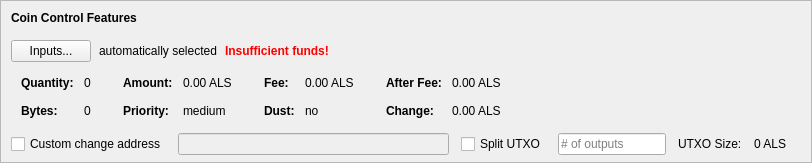
    <widget class="QFrame" name="frameCoinControl">
     <property name="sizePolicy">
      <sizepolicy hsizetype="Expanding" vsizetype="Expanding">
       <horstretch>0</horstretch>
       <verstretch>0</verstretch>
      </sizepolicy>
     </property>
     <property name="maximumSize">
      <size>
       <width>16777215</width>
       <height>16777215</height>
      </size>
     </property>
     <property name="frameShape">
      <enum>QFrame::StyledPanel</enum>
     </property>
     <property name="frameShadow">
      <enum>QFrame::Sunken</enum>
     </property>
     <layout class="QVBoxLayout" name="verticalLayoutCoinControl2">
      <property name="spacing">
       <number>0</number>
      </property>
      <property name="leftMargin">
       <number>0</number>
      </property>
      <property name="topMargin">
       <number>0</number>
      </property>
      <property name="rightMargin">
       <number>0</number>
      </property>
      <property name="bottomMargin">
       <number>6</number>
      </property>
      <item>
       <layout class="QVBoxLayout" name="verticalLayoutCoinControl" stretch="0,0,0,0,1">
        <property name="spacing">
         <number>0</number>
        </property>
        <property name="leftMargin">
         <number>10</number>
        </property>
        <property name="topMargin">
         <number>10</number>
        </property>
        <item>
         <layout class="QHBoxLayout" name="horizontalLayoutCoinControl1">
          <property name="bottomMargin">
           <number>15</number>
          </property>
          <item>
           <widget class="QLabel" name="labelCoinControlFeatures">
            <property name="sizePolicy">
             <sizepolicy hsizetype="Preferred" vsizetype="Maximum">
              <horstretch>0</horstretch>
              <verstretch>0</verstretch>
             </sizepolicy>
            </property>
            <property name="font">
             <font>
              <weight>75</weight>
              <bold>true</bold>
             </font>
            </property>
            <property name="styleSheet">
             <string notr="true">font-weight:bold;</string>
            </property>
            <property name="text">
             <string>Coin Control Features</string>
            </property>
           </widget>
          </item>
         </layout>
        </item>
        <item>
         <layout class="QHBoxLayout" name="horizontalLayoutCoinControl2" stretch="0,0,0,0">
          <property name="spacing">
           <number>8</number>
          </property>
          <property name="bottomMargin">
           <number>10</number>
          </property>
          <item>
           <widget class="QPushButton" name="pushButtonCoinControl">
            <property name="styleSheet">
             <string notr="true"/>
            </property>
            <property name="text">
             <string>Inputs...</string>
            </property>
            <property name="autoDefault">
             <bool>false</bool>
            </property>
           </widget>
          </item>
          <item>
           <widget class="QLabel" name="labelCoinControlAutomaticallySelected">
            <property name="text">
             <string>automatically selected</string>
            </property>
            <property name="margin">
             <number>5</number>
            </property>
           </widget>
          </item>
          <item>
           <widget class="QLabel" name="labelCoinControlInsuffFunds">
            <property name="font">
             <font>
              <weight>75</weight>
              <bold>true</bold>
             </font>
            </property>
            <property name="styleSheet">
             <string notr="true">color:red;font-weight:bold;</string>
            </property>
            <property name="text">
             <string>Insufficient funds!</string>
            </property>
            <property name="margin">
             <number>5</number>
            </property>
           </widget>
          </item>
          <item>
           <spacer name="horizontalSpacerCoinControl">
            <property name="orientation">
             <enum>Qt::Horizontal</enum>
            </property>
            <property name="sizeHint" stdset="0">
             <size>
              <width>40</width>
              <height>1</height>
             </size>
            </property>
           </spacer>
          </item>
         </layout>
        </item>
        <item>
         <widget class="QWidget" name="widgetCoinControl" native="true">
          <property name="sizePolicy">
           <sizepolicy hsizetype="Preferred" vsizetype="Preferred">
            <horstretch>0</horstretch>
            <verstretch>0</verstretch>
           </sizepolicy>
          </property>
          <property name="minimumSize">
           <size>
            <width>0</width>
            <height>0</height>
           </size>
          </property>
          <property name="styleSheet">
           <string notr="true"/>
          </property>
          <layout class="QHBoxLayout" name="horizontalLayoutCoinControl5">
           <property name="leftMargin">
            <number>0</number>
           </property>
           <property name="topMargin">
            <number>0</number>
           </property>
           <property name="rightMargin">
            <number>0</number>
           </property>
           <property name="bottomMargin">
            <number>0</number>
           </property>
           <item>
            <layout class="QHBoxLayout" name="horizontalLayoutCoinControl3" stretch="0,0,0,1">
             <property name="spacing">
              <number>20</number>
             </property>
             <property name="topMargin">
              <number>0</number>
             </property>
             <property name="bottomMargin">
              <number>10</number>
             </property>
             <item>
              <layout class="QFormLayout" name="formLayoutCoinControl1">
               <property name="horizontalSpacing">
                <number>10</number>
               </property>
               <property name="verticalSpacing">
                <number>14</number>
               </property>
               <property name="leftMargin">
                <number>10</number>
               </property>
               <property name="topMargin">
                <number>4</number>
               </property>
               <property name="rightMargin">
                <number>6</number>
               </property>
               <item row="0" column="0">
                <widget class="QLabel" name="labelCoinControlQuantityText">
                 <property name="font">
                  <font>
                   <weight>75</weight>
                   <bold>true</bold>
                  </font>
                 </property>
                 <property name="text">
                  <string>Quantity:</string>
                 </property>
                 <property name="margin">
                  <number>0</number>
                 </property>
                </widget>
               </item>
               <item row="0" column="1">
                <widget class="QLabel" name="labelCoinControlQuantity">
                 <property name="cursor">
                  <cursorShape>IBeamCursor</cursorShape>
                 </property>
                 <property name="contextMenuPolicy">
                  <enum>Qt::ActionsContextMenu</enum>
                 </property>
                 <property name="text">
                  <string notr="true">0</string>
                 </property>
                 <property name="margin">
                  <number>0</number>
                 </property>
                 <property name="textInteractionFlags">
                  <set>Qt::LinksAccessibleByMouse|Qt::TextSelectableByKeyboard|Qt::TextSelectableByMouse</set>
                 </property>
                </widget>
               </item>
               <item row="1" column="0">
                <widget class="QLabel" name="labelCoinControlBytesText">
                 <property name="font">
                  <font>
                   <weight>75</weight>
                   <bold>true</bold>
                  </font>
                 </property>
                 <property name="text">
                  <string>Bytes:</string>
                 </property>
                </widget>
               </item>
               <item row="1" column="1">
                <widget class="QLabel" name="labelCoinControlBytes">
                 <property name="cursor">
                  <cursorShape>IBeamCursor</cursorShape>
                 </property>
                 <property name="contextMenuPolicy">
                  <enum>Qt::ActionsContextMenu</enum>
                 </property>
                 <property name="text">
                  <string notr="true">0</string>
                 </property>
                 <property name="textInteractionFlags">
                  <set>Qt::LinksAccessibleByMouse|Qt::TextSelectableByKeyboard|Qt::TextSelectableByMouse</set>
                 </property>
                </widget>
               </item>
              </layout>
             </item>
             <item>
              <layout class="QFormLayout" name="formLayoutCoinControl2">
               <property name="horizontalSpacing">
                <number>10</number>
               </property>
               <property name="verticalSpacing">
                <number>14</number>
               </property>
               <property name="leftMargin">
                <number>6</number>
               </property>
               <property name="topMargin">
                <number>4</number>
               </property>
               <property name="rightMargin">
                <number>6</number>
               </property>
               <item row="0" column="0">
                <widget class="QLabel" name="labelCoinControlAmountText">
                 <property name="font">
                  <font>
                   <weight>75</weight>
                   <bold>true</bold>
                  </font>
                 </property>
                 <property name="text">
                  <string>Amount:</string>
                 </property>
                 <property name="margin">
                  <number>0</number>
                 </property>
                </widget>
               </item>
               <item row="0" column="1">
                <widget class="QLabel" name="labelCoinControlAmount">
                 <property name="cursor">
                  <cursorShape>IBeamCursor</cursorShape>
                 </property>
                 <property name="contextMenuPolicy">
                  <enum>Qt::ActionsContextMenu</enum>
                 </property>
                 <property name="text">
                  <string notr="true">0.00 ALS</string>
                 </property>
                 <property name="textInteractionFlags">
                  <set>Qt::LinksAccessibleByMouse|Qt::TextSelectableByKeyboard|Qt::TextSelectableByMouse</set>
                 </property>
                </widget>
               </item>
               <item row="1" column="0">
                <widget class="QLabel" name="labelCoinControlPriorityText">
                 <property name="font">
                  <font>
                   <weight>75</weight>
                   <bold>true</bold>
                  </font>
                 </property>
                 <property name="text">
                  <string>Priority:</string>
                 </property>
                </widget>
               </item>
               <item row="1" column="1">
                <widget class="QLabel" name="labelCoinControlPriority">
                 <property name="cursor">
                  <cursorShape>IBeamCursor</cursorShape>
                 </property>
                 <property name="contextMenuPolicy">
                  <enum>Qt::ActionsContextMenu</enum>
                 </property>
                 <property name="text">
                  <string>medium</string>
                 </property>
                 <property name="textInteractionFlags">
                  <set>Qt::LinksAccessibleByMouse|Qt::TextSelectableByKeyboard|Qt::TextSelectableByMouse</set>
                 </property>
                </widget>
               </item>
              </layout>
             </item>
             <item>
              <layout class="QFormLayout" name="formLayoutCoinControl3">
               <property name="horizontalSpacing">
                <number>10</number>
               </property>
               <property name="verticalSpacing">
                <number>14</number>
               </property>
               <property name="leftMargin">
                <number>6</number>
               </property>
               <property name="topMargin">
                <number>4</number>
               </property>
               <property name="rightMargin">
                <number>6</number>
               </property>
               <item row="0" column="0">
                <widget class="QLabel" name="labelCoinControlFeeText">
                 <property name="font">
                  <font>
                   <weight>75</weight>
                   <bold>true</bold>
                  </font>
                 </property>
                 <property name="text">
                  <string>Fee:</string>
                 </property>
                 <property name="margin">
                  <number>0</number>
                 </property>
                </widget>
               </item>
               <item row="0" column="1">
                <widget class="QLabel" name="labelCoinControlFee">
                 <property name="cursor">
                  <cursorShape>IBeamCursor</cursorShape>
                 </property>
                 <property name="contextMenuPolicy">
                  <enum>Qt::ActionsContextMenu</enum>
                 </property>
                 <property name="text">
                  <string notr="true">0.00 ALS</string>
                 </property>
                 <property name="textInteractionFlags">
                  <set>Qt::LinksAccessibleByMouse|Qt::TextSelectableByKeyboard|Qt::TextSelectableByMouse</set>
                 </property>
                </widget>
               </item>
               <item row="1" column="0">
                <widget class="QLabel" name="labelCoinControlLowOutputText">
                 <property name="font">
                  <font>
                   <weight>75</weight>
                   <bold>true</bold>
                  </font>
                 </property>
                 <property name="text">
                  <string>Dust:</string>
                 </property>
                </widget>
               </item>
               <item row="1" column="1">
                <widget class="QLabel" name="labelCoinControlLowOutput">
                 <property name="cursor">
                  <cursorShape>IBeamCursor</cursorShape>
                 </property>
                 <property name="contextMenuPolicy">
                  <enum>Qt::ActionsContextMenu</enum>
                 </property>
                 <property name="text">
                  <string>no</string>
                 </property>
                 <property name="textInteractionFlags">
                  <set>Qt::LinksAccessibleByMouse|Qt::TextSelectableByKeyboard|Qt::TextSelectableByMouse</set>
                 </property>
                </widget>
               </item>
              </layout>
             </item>
             <item>
              <layout class="QFormLayout" name="formLayoutCoinControl4">
               <property name="horizontalSpacing">
                <number>10</number>
               </property>
               <property name="verticalSpacing">
                <number>14</number>
               </property>
               <property name="leftMargin">
                <number>6</number>
               </property>
               <property name="topMargin">
                <number>4</number>
               </property>
               <property name="rightMargin">
                <number>6</number>
               </property>
               <item row="0" column="0">
                <widget class="QLabel" name="labelCoinControlAfterFeeText">
                 <property name="font">
                  <font>
                   <weight>75</weight>
                   <bold>true</bold>
                  </font>
                 </property>
                 <property name="text">
                  <string>After Fee:</string>
                 </property>
                 <property name="margin">
                  <number>0</number>
                 </property>
                </widget>
               </item>
               <item row="0" column="1">
                <widget class="QLabel" name="labelCoinControlAfterFee">
                 <property name="cursor">
                  <cursorShape>IBeamCursor</cursorShape>
                 </property>
                 <property name="contextMenuPolicy">
                  <enum>Qt::ActionsContextMenu</enum>
                 </property>
                 <property name="text">
                  <string notr="true">0.00 ALS</string>
                 </property>
                 <property name="textInteractionFlags">
                  <set>Qt::LinksAccessibleByMouse|Qt::TextSelectableByKeyboard|Qt::TextSelectableByMouse</set>
                 </property>
                </widget>
               </item>
               <item row="1" column="0">
                <widget class="QLabel" name="labelCoinControlChangeText">
                 <property name="font">
                  <font>
                   <weight>75</weight>
                   <bold>true</bold>
                  </font>
                 </property>
                 <property name="text">
                  <string>Change:</string>
                 </property>
                </widget>
               </item>
               <item row="1" column="1">
                <widget class="QLabel" name="labelCoinControlChange">
                 <property name="cursor">
                  <cursorShape>IBeamCursor</cursorShape>
                 </property>
                 <property name="contextMenuPolicy">
                  <enum>Qt::ActionsContextMenu</enum>
                 </property>
                 <property name="text">
                  <string notr="true">0.00 ALS</string>
                 </property>
                 <property name="textInteractionFlags">
                  <set>Qt::LinksAccessibleByMouse|Qt::TextSelectableByKeyboard|Qt::TextSelectableByMouse</set>
                 </property>
                </widget>
               </item>
              </layout>
             </item>
            </layout>
           </item>
          </layout>
         </widget>
        </item>
        <item>
         <layout class="QHBoxLayout" name="horizontalLayoutCoinControl4" stretch="0,0,0,0,0,0,0">
          <property name="spacing">
           <number>12</number>
          </property>
          <property name="sizeConstraint">
           <enum>QLayout::SetDefaultConstraint</enum>
          </property>
          <property name="topMargin">
           <number>5</number>
          </property>
          <property name="rightMargin">
           <number>5</number>
          </property>
          <item>
           <widget class="QCheckBox" name="checkBoxCoinControlChange">
            <property name="toolTip">
             <string>If this is activated, but the change address is empty or invalid, change will be sent to a newly generated address.</string>
            </property>
            <property name="text">
             <string>Custom change address</string>
            </property>
           </widget>
          </item>
          <item>
           <widget class="QValidatedLineEdit" name="lineEditCoinControlChange">
            <property name="enabled">
             <bool>false</bool>
            </property>
            <property name="sizePolicy">
             <sizepolicy hsizetype="Expanding" vsizetype="Fixed">
              <horstretch>0</horstretch>
              <verstretch>0</verstretch>
             </sizepolicy>
            </property>
           </widget>
          </item>
          <item>
           <widget class="QCheckBox" name="splitBlockCheckBox">
            <property name="text">
             <string>Split UTXO</string>
            </property>
           </widget>
          </item>
          <item>
           <widget class="QLineEdit" name="splitBlockLineEdit">
            <property name="sizePolicy">
             <sizepolicy hsizetype="Fixed" vsizetype="Fixed">
              <horstretch>50</horstretch>
              <verstretch>0</verstretch>
             </sizepolicy>
            </property>
            <property name="placeholderText">
             <string># of outputs</string>
            </property>
           </widget>
          </item>
          <item>
           <widget class="QLabel" name="labelBlockSizeText">
            <property name="text">
             <string>UTXO Size:</string>
            </property>
           </widget>
          </item>
          <item>
           <widget class="QLabel" name="labelBlockSize">
            <property name="text">
             <string>0 ALS</string>
            </property>
           </widget>
          </item>
          <item>
           <widget class="QLabel" name="labelCoinControlChangeLabel">
            <property name="sizePolicy">
             <sizepolicy hsizetype="Preferred" vsizetype="Expanding">
              <horstretch>0</horstretch>
              <verstretch>0</verstretch>
             </sizepolicy>
            </property>
            <property name="minimumSize">
             <size>
              <width>0</width>
              <height>0</height>
             </size>
            </property>
            <property name="text">
             <string/>
            </property>
            <property name="margin">
             <number>3</number>
            </property>
           </widget>
          </item>
         </layout>
        </item>
        <item>
         <spacer name="verticalSpacerCoinControl">
          <property name="orientation">
           <enum>Qt::Vertical</enum>
          </property>
          <property name="sizeHint" stdset="0">
           <size>
            <width>800</width>
            <height>1</height>
           </size>
          </property>
         </spacer>
        </item>
       </layout>
      </item>
     </layout>
    </widget>
